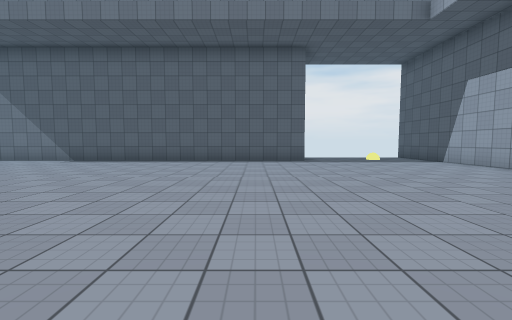
View 1 (above)

22 first-person views from a walk through a 3-D level made in the Unity game engine. The camera is 1.3 m above the floor, tilts 4° down and sees 90° across. The floor is counted in squares, 2 m on a side. Each view is taken from the middle of a square. On the plan, view 1 faces up. The plan holds only what a view shows up to about 9 squares ahead; the rest is blank. The place goes on beyond the plan. Some animated figures are left out. Surface patterns are stand-ins for the level's own textures.

View 2
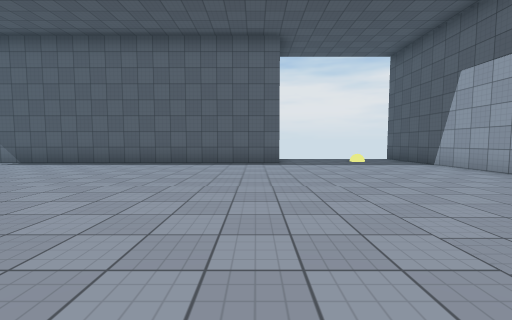

View 3
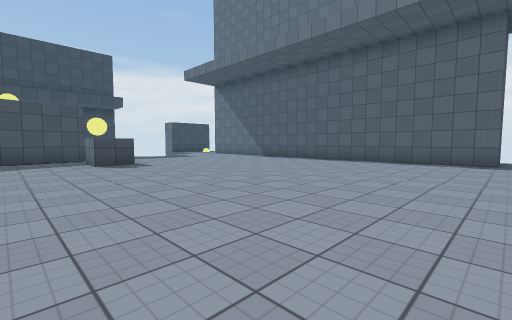

View 4
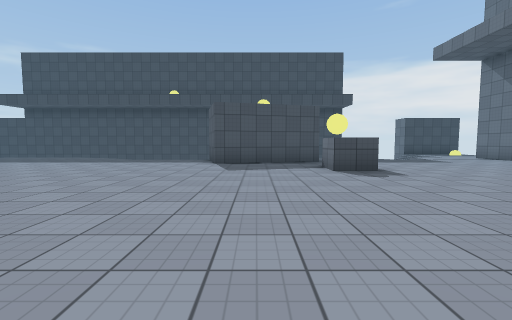

View 5
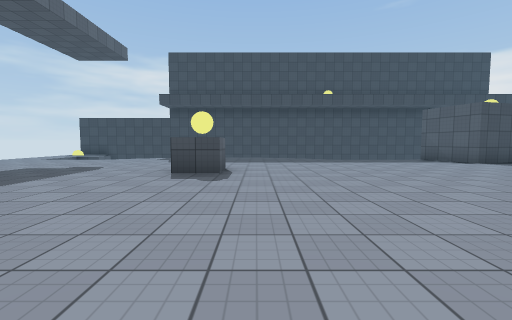

View 6
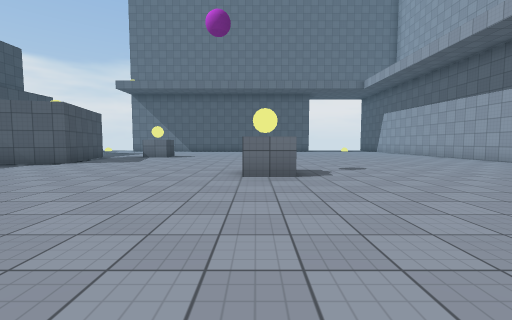

View 7
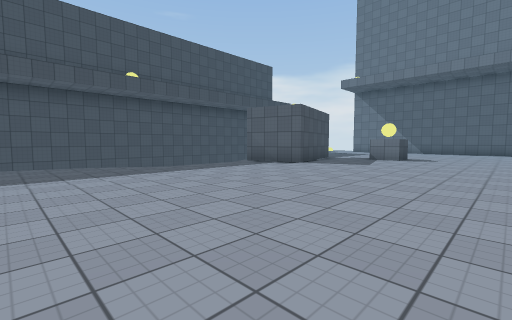

View 8
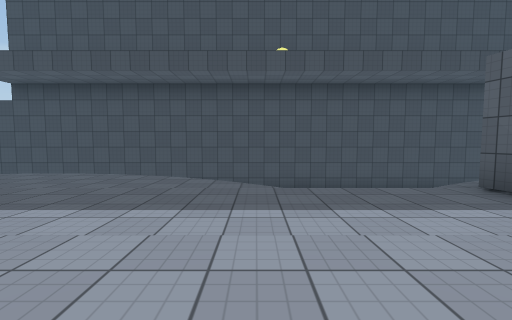

View 9
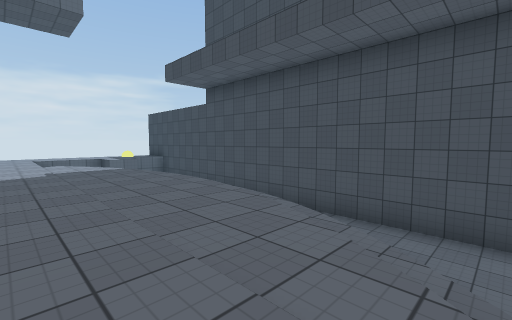

View 10
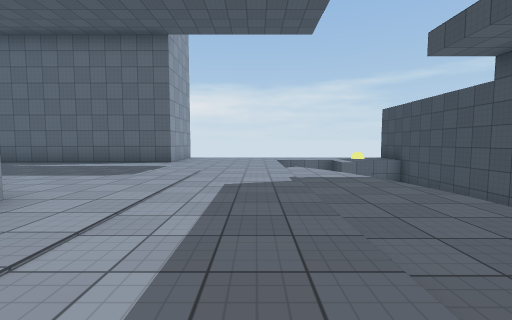

View 11
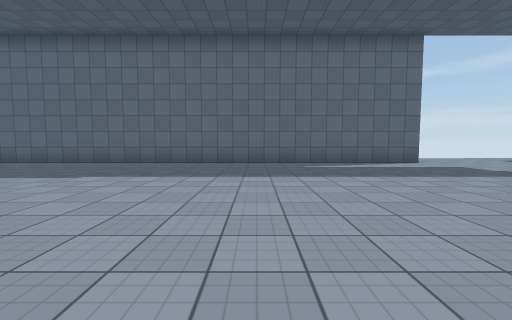

View 12
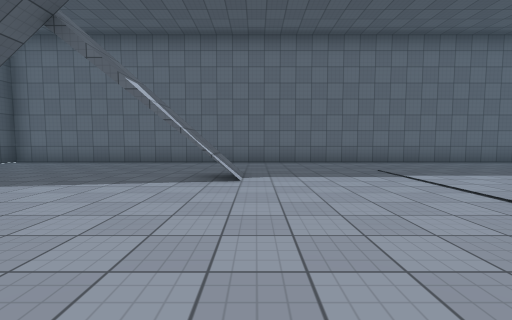

View 13
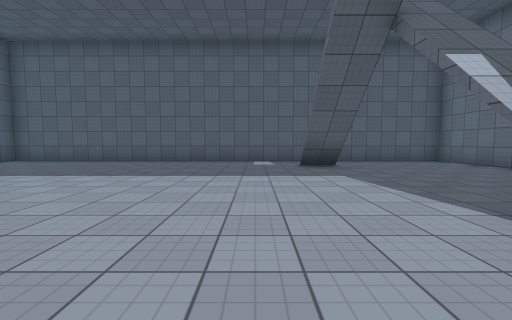

View 14
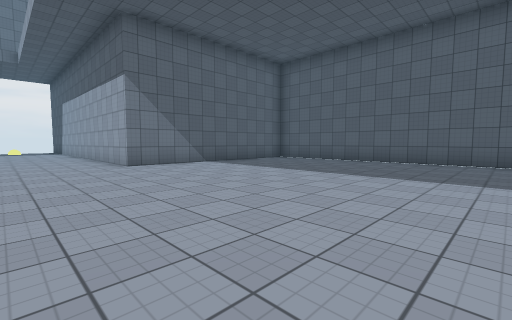

View 15
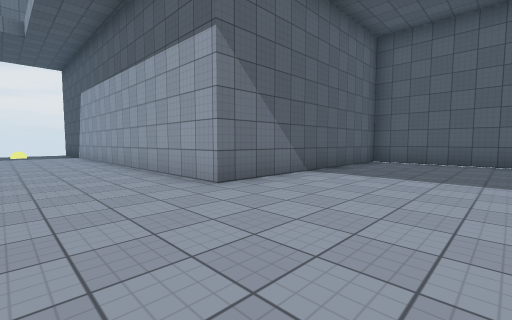

View 16
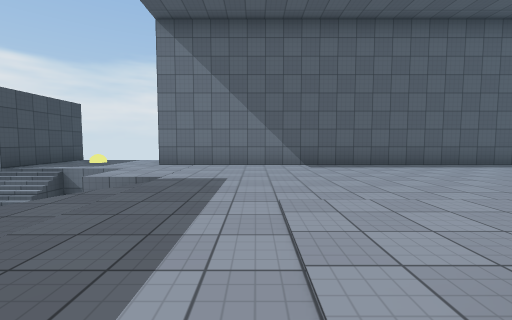

View 17
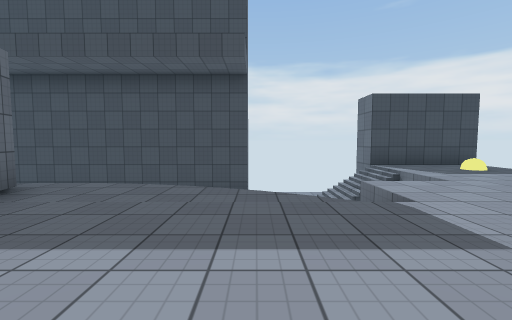

View 18
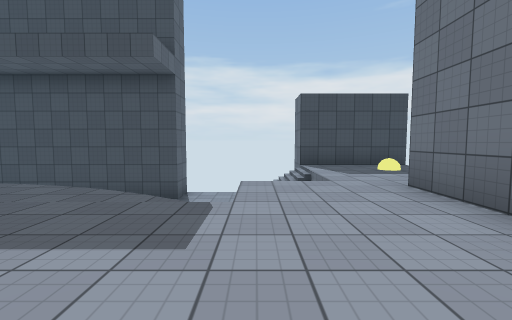

View 19
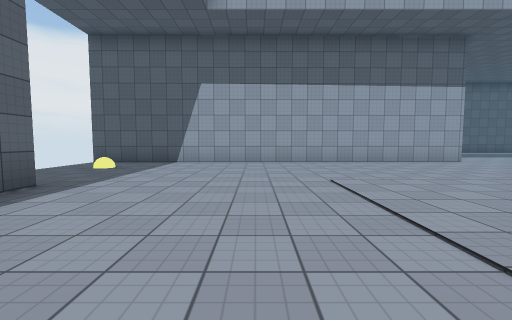

View 20
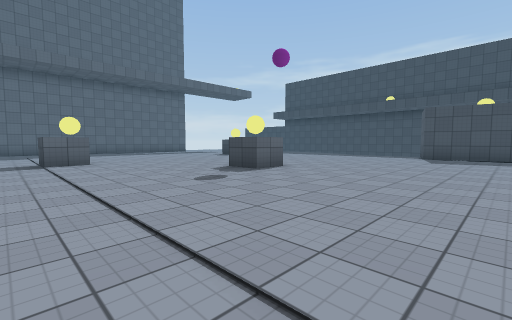

View 21
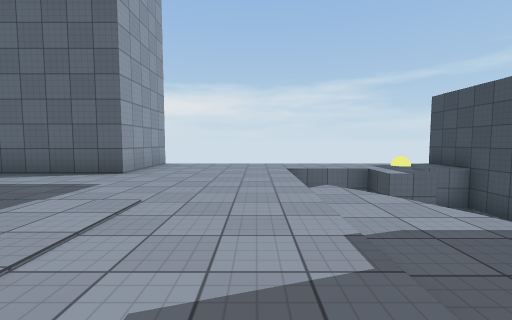

View 22
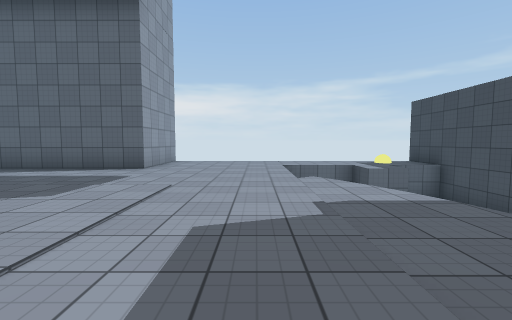

### Floor plan
Key: @ floor where view 1 was taken; # wall or solid block; x gap in a wall; . main floor; : floor 0.5 m higher than the main floor; - floor 0.75 m lower than the main floor; _ floor 2 m lower than the main floor; / step, stairs or slope; = window, fence, low wall or low ledge; ^ raised ledge.
Columns run from 15 left of view 1 to 13 right of it. Each row starts with its distance up from view 1.
 11 x...            #.... #
 10 #.:..############.....#
  9 #.....................#
  8  //_..................#
  7 _// ..................#
  6 __  ==................#
  5 __ ==.................#
  4 #  ==.................#
  3 #  =..................#
  2 #   ..#..#............#
  1 #  =###...............#
  0 #  #  ##.......@......#######
 -1 #  ==###....................#
 -2 #  #=#......................#
 -3 #    /......................#
 -4 #    /.......#..............#
 -5 #__/=/......................#
 -6 #__==.......................#
 -7 #_==........................#
 -8 #_==.............#..........#
 -9 # =#.....^..................#
-10 # x-........................#
-11 # ==......................  #
-12 # ==................./ .....#
-13 #  ==.......................#
-14 #   #=......................#
-15 # __# ......................#
-16 #__.  ...####################
-17 ##:......#
-18  #       #

Positions as (right, up) in squares from view 1, and headings:
1: (0, 0), facing up
2: (1, 1), facing up
3: (2, 0), facing up-left
4: (0, 0), facing left
5: (0, -8), facing left
6: (-2, -9), facing up
7: (-3, -8), facing up-left
8: (-6, -5), facing left
9: (-9, -5), facing down-left
10: (-9, -7), facing down
11: (-1, -7), facing down
12: (5, -7), facing down
13: (4, -9), facing right
14: (4, -8), facing up-right
15: (4, -4), facing up-right
16: (-8, 2), facing up
17: (-7, 5), facing left
18: (-7, 7), facing left
19: (-2, 6), facing right
20: (3, 1), facing down-left
21: (-9, -10), facing down
22: (-9, -9), facing down
